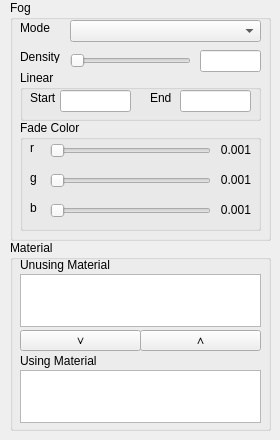
    <widget class="QWidget" name="tab_4" >
     <attribute name="title" >
      <string>Material</string>
     </attribute>
     <widget class="QGroupBox" name="groupBox_8" >
      <property name="geometry" >
       <rect>
        <x>10</x>
        <y>0</y>
        <width>261</width>
        <height>241</height>
       </rect>
      </property>
      <property name="title" >
       <string>Fog</string>
      </property>
      <widget class="QLabel" name="label_4" >
       <property name="geometry" >
        <rect>
         <x>10</x>
         <y>50</y>
         <width>56</width>
         <height>13</height>
        </rect>
       </property>
       <property name="text" >
        <string>Density</string>
       </property>
      </widget>
      <widget class="QGroupBox" name="groupBox_13" >
       <property name="geometry" >
        <rect>
         <x>10</x>
         <y>70</y>
         <width>241</width>
         <height>51</height>
        </rect>
       </property>
       <property name="title" >
        <string>Linear</string>
       </property>
       <widget class="QLabel" name="label_22" >
        <property name="geometry" >
         <rect>
          <x>10</x>
          <y>20</y>
          <width>31</width>
          <height>16</height>
         </rect>
        </property>
        <property name="text" >
         <string>Start</string>
        </property>
       </widget>
       <widget class="QLabel" name="label_23" >
        <property name="geometry" >
         <rect>
          <x>130</x>
          <y>20</y>
          <width>31</width>
          <height>16</height>
         </rect>
        </property>
        <property name="text" >
         <string>End</string>
        </property>
       </widget>
       <widget class="QLineEdit" name="fogLinearEndLineEdit" >
        <property name="geometry" >
         <rect>
          <x>160</x>
          <y>20</y>
          <width>71</width>
          <height>22</height>
         </rect>
        </property>
       </widget>
       <widget class="QLineEdit" name="fogLinearStartLineEdit" >
        <property name="geometry" >
         <rect>
          <x>40</x>
          <y>20</y>
          <width>71</width>
          <height>22</height>
         </rect>
        </property>
       </widget>
      </widget>
      <widget class="QLabel" name="label_20" >
       <property name="geometry" >
        <rect>
         <x>10</x>
         <y>20</y>
         <width>31</width>
         <height>16</height>
        </rect>
       </property>
       <property name="text" >
        <string>Mode</string>
       </property>
      </widget>
      <widget class="QGroupBox" name="groupBox_12" >
       <property name="geometry" >
        <rect>
         <x>10</x>
         <y>120</y>
         <width>241</width>
         <height>111</height>
        </rect>
       </property>
       <property name="title" >
        <string>Fade Color</string>
       </property>
       <widget class="QLabel" name="label_24" >
        <property name="geometry" >
         <rect>
          <x>10</x>
          <y>20</y>
          <width>16</width>
          <height>16</height>
         </rect>
        </property>
        <property name="text" >
         <string>r</string>
        </property>
       </widget>
       <widget class="QLabel" name="label_30" >
        <property name="geometry" >
         <rect>
          <x>10</x>
          <y>50</y>
          <width>16</width>
          <height>16</height>
         </rect>
        </property>
        <property name="text" >
         <string>g</string>
        </property>
       </widget>
       <widget class="QLabel" name="label_40" >
        <property name="geometry" >
         <rect>
          <x>10</x>
          <y>80</y>
          <width>16</width>
          <height>16</height>
         </rect>
        </property>
        <property name="text" >
         <string>b</string>
        </property>
       </widget>
       <widget class="QSlider" name="fogFadeColorGreenSlider" >
        <property name="geometry" >
         <rect>
          <x>30</x>
          <y>50</y>
          <width>161</width>
          <height>21</height>
         </rect>
        </property>
        <property name="maximum" >
         <number>100</number>
        </property>
        <property name="orientation" >
         <enum>Qt::Horizontal</enum>
        </property>
       </widget>
       <widget class="QSlider" name="fogFadeColorBlueSlider" >
        <property name="geometry" >
         <rect>
          <x>30</x>
          <y>80</y>
          <width>161</width>
          <height>21</height>
         </rect>
        </property>
        <property name="maximum" >
         <number>101</number>
        </property>
        <property name="orientation" >
         <enum>Qt::Horizontal</enum>
        </property>
       </widget>
       <widget class="QLabel" name="fogFadeColorGreenLabel" >
        <property name="geometry" >
         <rect>
          <x>190</x>
          <y>50</y>
          <width>41</width>
          <height>20</height>
         </rect>
        </property>
        <property name="text" >
         <string>0.001</string>
        </property>
        <property name="alignment" >
         <set>Qt::AlignRight|Qt::AlignTrailing|Qt::AlignVCenter</set>
        </property>
       </widget>
       <widget class="QLabel" name="fogFadeColorBlueLabel" >
        <property name="geometry" >
         <rect>
          <x>190</x>
          <y>80</y>
          <width>41</width>
          <height>20</height>
         </rect>
        </property>
        <property name="text" >
         <string>0.001</string>
        </property>
        <property name="alignment" >
         <set>Qt::AlignRight|Qt::AlignTrailing|Qt::AlignVCenter</set>
        </property>
       </widget>
       <widget class="QLabel" name="fogFadeColorRedLabel" >
        <property name="geometry" >
         <rect>
          <x>190</x>
          <y>20</y>
          <width>41</width>
          <height>20</height>
         </rect>
        </property>
        <property name="text" >
         <string>0.001</string>
        </property>
        <property name="alignment" >
         <set>Qt::AlignRight|Qt::AlignTrailing|Qt::AlignVCenter</set>
        </property>
       </widget>
       <widget class="QSlider" name="fogFadeColorRedSlider" >
        <property name="geometry" >
         <rect>
          <x>30</x>
          <y>20</y>
          <width>161</width>
          <height>21</height>
         </rect>
        </property>
        <property name="maximum" >
         <number>100</number>
        </property>
        <property name="orientation" >
         <enum>Qt::Horizontal</enum>
        </property>
       </widget>
      </widget>
      <widget class="QComboBox" name="fogModeComboBox" >
       <property name="geometry" >
        <rect>
         <x>60</x>
         <y>20</y>
         <width>191</width>
         <height>22</height>
        </rect>
       </property>
      </widget>
      <widget class="QSlider" name="fogDensitySlider" >
       <property name="geometry" >
        <rect>
         <x>60</x>
         <y>50</y>
         <width>121</width>
         <height>21</height>
        </rect>
       </property>
       <property name="maximum" >
        <number>1000000</number>
       </property>
       <property name="orientation" >
        <enum>Qt::Horizontal</enum>
       </property>
      </widget>
     </widget>
     <widget class="QGroupBox" name="groupBox_14" >
      <property name="geometry" >
       <rect>
        <x>10</x>
        <y>240</y>
        <width>261</width>
        <height>191</height>
       </rect>
      </property>
      <property name="title" >
       <string>Material</string>
      </property>
      <widget class="QPushButton" name="materialAddPushButton" >
       <property name="geometry" >
        <rect>
         <x>10</x>
         <y>90</y>
         <width>121</width>
         <height>21</height>
        </rect>
       </property>
       <property name="text" >
        <string>∨</string>
       </property>
      </widget>
      <widget class="QPushButton" name="materialDeletePushButton" >
       <property name="geometry" >
        <rect>
         <x>130</x>
         <y>90</y>
         <width>121</width>
         <height>21</height>
        </rect>
       </property>
       <property name="text" >
        <string>∧</string>
       </property>
      </widget>
      <widget class="QLabel" name="label_34" >
       <property name="geometry" >
        <rect>
         <x>10</x>
         <y>113</y>
         <width>101</width>
         <height>16</height>
        </rect>
       </property>
       <property name="text" >
        <string>Using Material</string>
       </property>
      </widget>
      <widget class="QLabel" name="label_15" >
       <property name="geometry" >
        <rect>
         <x>10</x>
         <y>17</y>
         <width>111</width>
         <height>16</height>
        </rect>
       </property>
       <property name="text" >
        <string>Unusing Material</string>
       </property>
      </widget>
      <widget class="QListWidget" name="materialAllListWidget" >
       <property name="geometry" >
        <rect>
         <x>10</x>
         <y>34</y>
         <width>241</width>
         <height>53</height>
        </rect>
       </property>
      </widget>
      <widget class="QListWidget" name="materialUsingListWidget" >
       <property name="geometry" >
        <rect>
         <x>10</x>
         <y>130</y>
         <width>241</width>
         <height>53</height>
        </rect>
       </property>
      </widget>
     </widget>
     <widget class="QLineEdit" name="fogDensityLineEdit" >
      <property name="geometry" >
       <rect>
        <x>200</x>
        <y>50</y>
        <width>61</width>
        <height>22</height>
       </rect>
      </property>
     </widget>
    </widget>
